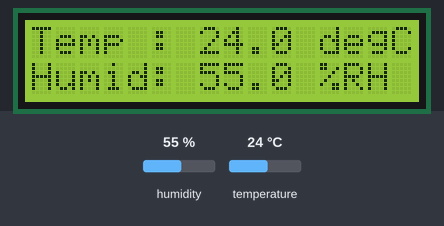
Simulated run of this sketch. Board: ESP8266 (NodeMCU). Parts: 16×2 character LCD. Wiring (inferred from the names in the program): HTU21/Si7021 sensor at I2C address 0x40. Inputs (shaded band) come from the test bench; at power-on: humidity 55 %, temperature 24 °C. What the sketch prints to the serial monitor is not drawn.

Above: at 7.0 s.
7.1 s: humidity set to 22 %
At 8.8 s:
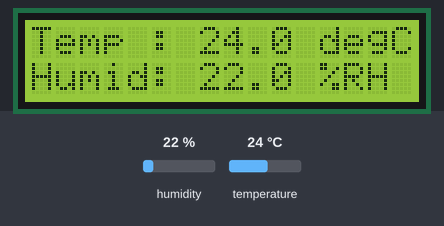
10.1 s: temperature set to 12 °C
At 11.4 s:
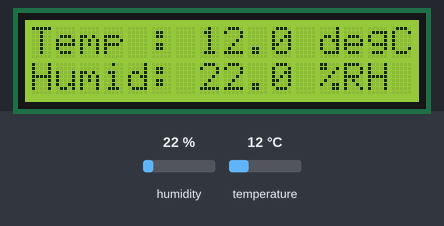
13.1 s: humidity set to 40 %
At 15.7 s:
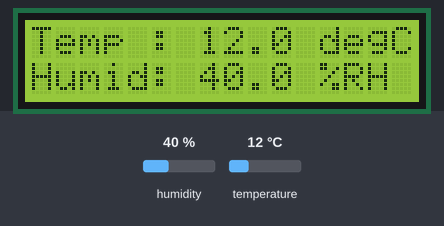
16.1 s: temperature set to 19 °C
At 17.3 s:
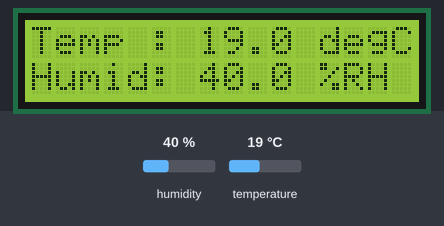
Timing chart, 0 to 19.1 s (numbered marks = the images above; inputs shaded):
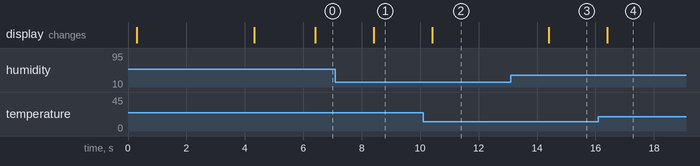

Measured:
- after the input at 7.1 s, the display: changes after 1.3 s (image 1)
- after the input at 10.1 s, the display: changes after 0.31 s (image 2)
- after the input at 13.1 s, the display: changes after 1.3 s (image 3)
- after the input at 16.1 s, the display: changes after 0.31 s (image 4)

The sketch:

esp8266_pcf8574a_lcd_si7021_demo.ino
```cpp
/////////////////////////////////////////////////////////////////////////////////////////////
// Author: RSP
// IoT Engineering Education, KMUTNB
// Date: 2017-04-20
/////////////////////////////////////////////////////////////////////////////////////////////

#include <ESP8266WiFi.h>

#include <Wire.h> // use the Wire library
#include "LiquidCrystal_I2C.h" // https://github.com/fdebrabander/Arduino-LiquidCrystal-I2C-library
#include "SI7021.h"

#define I2C_SCL_PIN       (0)       //  GPIO-0 (D4)
#define I2C_SDA_PIN       (2)       //  GPIO-2 (D4)
#define I2C_LCD_ADDR          (0x3F)    // use 0x27 or 0x3F
#define I2C_BH1750_ADDR       (0x23)

//-------------------------------------------------------------------
LiquidCrystal_I2C lcd( I2C_LCD_ADDR, 16, 2 ); // 16x2 LCD display, set I2C address
SI7021  si7021( I2C_SDA_PIN, I2C_SCL_PIN, 0x40 );

char sbuf[64];
uint32_t ts;

#define INTERVAL_MSEC  (2000)

void i2c_scan() {
  int count = 0;
  Serial.println( "\n\nScanning I2C slave devices..." );
  for( uint8_t addr=0x01; addr <= 0x7f; addr++ ) {
     Wire.beginTransmission( addr );
     if ( Wire.endTransmission() == 0 ) {
       sprintf( sbuf, "I2C device found at 0x%02X.", addr );
       Serial.println( sbuf );
       count++;
    }
  }
  if ( count > 0 ) {
    sprintf( sbuf, "Found %d I2C device(s).\n\n", count );
  } else {
    sprintf( sbuf, "No I2C device found.\n\n" );
  }
  Serial.println( sbuf );
}

inline void i2c_write_byte( uint8_t i2c_addr, uint8_t data ) {
  Wire.beginTransmission( i2c_addr );
  Wire.write( data );
  Wire.endTransmission();
}

int32_t temp, humid;

//-------------------------------------------------------------------
void setup() {
  Serial.begin( 115200 );
  Serial.println( "\n\n\n" );

  WiFi.disconnect();
  WiFi.mode( WIFI_OFF );

  Wire.begin( I2C_SDA_PIN, I2C_SCL_PIN );
  delay(100);
  i2c_scan();
  delay(100);

  lcd.begin( I2C_SDA_PIN, I2C_SCL_PIN, 400000 );
  lcd.backlight();
  lcd.clear();
  lcd.setCursor(0,0); // set cursor at top-level position on the first row
  lcd.print( "IoT Engineering" );
  lcd.setCursor(0,1); // set cursor at the start position on the second row
  lcd.print( "Education" );
  delay(4000);
  lcd.clear();
  lcd.setCursor(0,0); // set cursor at top-level position on the first row
  lcd.print( "Si7021 Reading..." );
  ts = millis();
}

void loop() {
  if ( millis() - ts >= INTERVAL_MSEC ) {
     ts = millis();

     if ( si7021.readMeasurement() ) {
         temp = (int32_t)(10*si7021.getTemperature());
         humid = (int32_t)(10*si7021.getHumidity());
         sprintf( sbuf, "Temp : %d.%d degC, ", temp/10, temp%10 );
         Serial.print( sbuf );
         lcd.setCursor( 0 /*col*/, 0 /*row*/ );
         lcd.print( sbuf );
         sprintf( sbuf, "Humid: %d.%d %%RH", humid/10, humid%10 );
         Serial.println( sbuf );
         lcd.setCursor( 0 /*col*/, 1 /*row*/ );
         lcd.print( sbuf );
     } else {
         Serial.println( "Sensor reading failed!!!\r\n" );
         lcd.setCursor( 0 /*col*/, 0 /*row*/ );
         lcd.print( "Sensor Reading" );
         lcd.setCursor( 0 /*col*/, 1 /*row*/ );
         lcd.print( "Status: FAILED " );
     }
  }
  delay(1);
}
/////////////////////////////////////////////////////////////////////////////////////////////
```

SI7021.h
```cpp
////////////////////////////////////////////////////////////////////////////////
// Author: RSP
// IoT Engineering Education, KMUTNB
// Date: 2017-04-20
////////////////////////////////////////////////////////////////////////////////

#ifndef __SI7021_H
#define __SI7021_H

#include <Wire.h>

#define SI7021_MEASTEMP_NOHOLD_CMD     (0xF3)
#define SI7021_MEASRH_NOHOLD_CMD       (0xF5)
#define SI7021_RESET_CMD               (0xFE)
#define SI7021_READ_USER_REG           (0xE7)

#define SI7021_I2C_ADDR                (0x40)

class SI7021 {

  public:
    SI7021( uint8_t sda, uint8_t scl, uint8_t addr = SI7021_I2C_ADDR ) {
        _addr = addr;
        _sda  = sda;
        _scl  = scl;
        _temp  = 0.0f;
        _humid = 0.0f;
        _data_valid = false;
    }

    void begin() {
        Wire.begin( _sda, _scl );
        Wire.setClock( 400000 );
    }

    uint16_t readRaw( uint8_t cmd ) {
        uint16_t value = 0;

        _data_valid = false;
        // Start I2C Transmission
        Wire.beginTransmission( _addr );
        Wire.write( cmd );
        // Stop I2C transmission
        Wire.endTransmission();
        delay(25);

        // Request 3 bytes of data
        Wire.requestFrom( (int) _addr, (int) 3 ); // request 3 bytes

        if ( Wire.available() == 3 ) {
            _data[0] = Wire.read(); // (MSB)
            _data[1] = Wire.read(); // (LSB)
            _data[2] = Wire.read(); // (CRC8)
            Wire.endTransmission();
            if ( CRC8(_data, 2) == _data[2] ) {
               _data_valid = true;
               value = _data[0];
               value = (value << 8) | _data[1];
            }
        }
        return value;
    }

    bool readMeasurement( ) {
        uint16_t value;

        value = readRaw( SI7021_MEASTEMP_NOHOLD_CMD );
        if ( value != 0 && _data_valid ) {
           _temp = value;
           _temp *= 175.72f;
           _temp /= 65536;
           _temp -= 46.85f;
        } else {
            return false;
        }

        value = readRaw( SI7021_MEASRH_NOHOLD_CMD );
        if ( value != 0 && _data_valid ) {
           _humid  = value;
           _humid *= 125;
           _humid /= 65536;
           _humid -= 6;
        } else {
           return false;
        }
        return true;
    }

    boolean isValid() { return _data_valid; }
    float getTemperature() { return _temp; }
    float getHumidity() { return _humid; }

  protected:

    uint8_t CRC8( const uint8_t *data, uint8_t len ) {
       uint8_t crc = 0x00;
       int i, j;
       for ( i=0; i < len; ++i ) {
            crc ^= data[i];
            for ( j=8; j > 0; --j) {
                if ( crc & 0x80 ) {
                    crc = (crc << 1) ^ 0x131;
                } else {
                   crc = (crc << 1);
               }
            }
       }
       return crc;
   }

  private:
     uint8_t _sda, _scl, _addr;
     uint8_t _data[3];
     float _temp, _humid;
     boolean _data_valid;
};

#endif
////////////////////////////////////////////////////////////////////////////////
```
